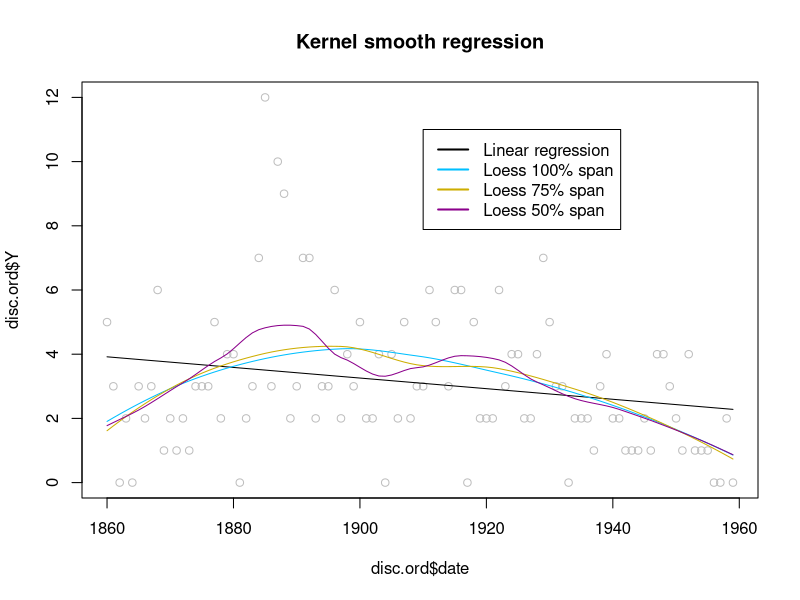
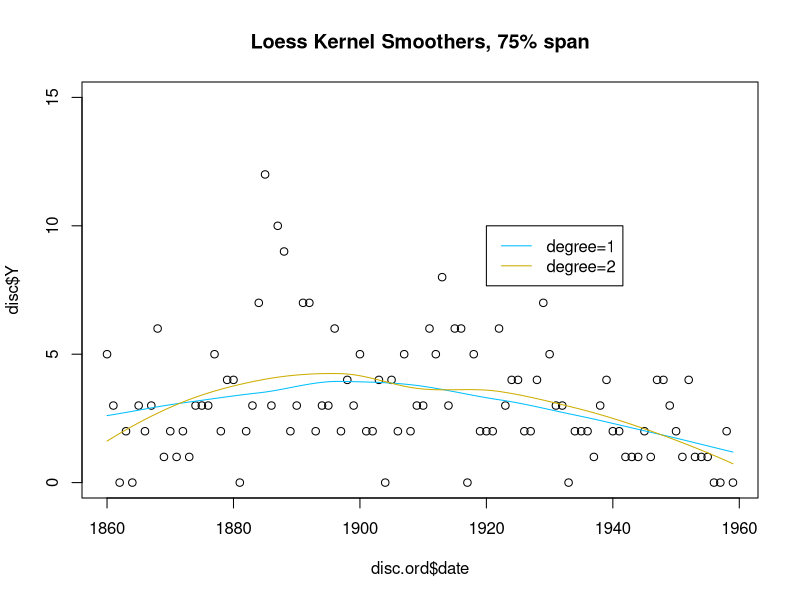
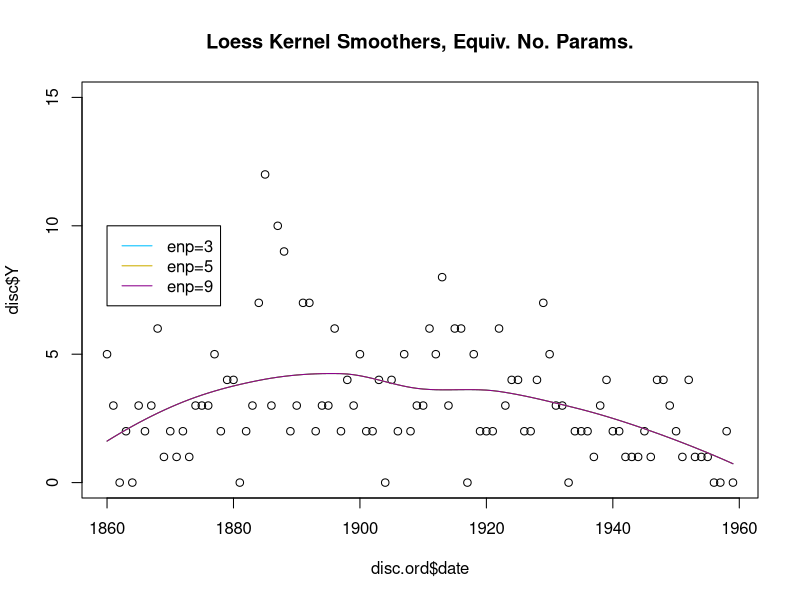
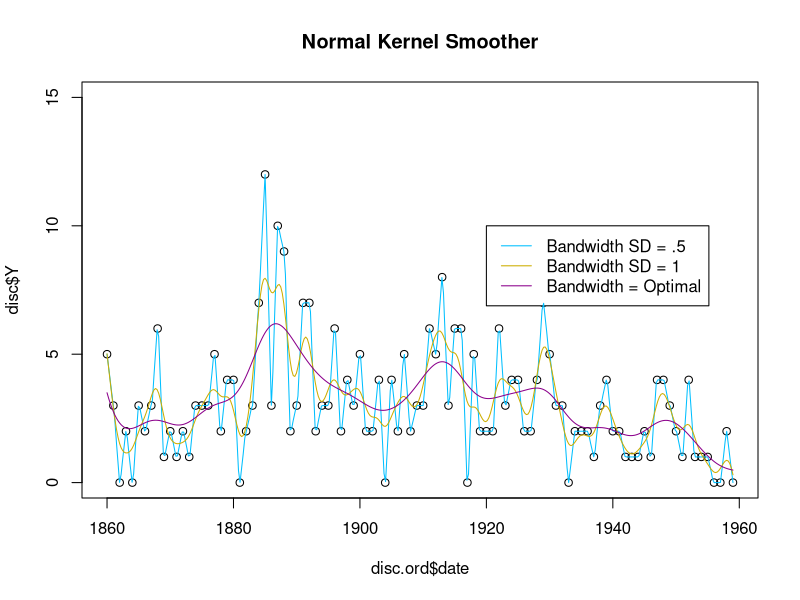

Write the R code that produced these figures, in order.
library(datasets)
library(reshape2)
disc <- data.frame(Y=as.matrix(discoveries), date=time(discoveries))
disc.ord <- disc[order(disc$date),]
x11(h=7,w=6)
plot(x=disc.ord$date,y=disc.ord$Y, main="Kernel smooth regression", col="gray")

legend(x=1910, y=11, legend=c("Linear regression", "Loess 100% span", 
                              "Loess 75% span", "Loess 50% span"), lty="solid", col=colors()[c(24,121,145,84)], lwd=2)



# Add linear reg to plot
linreg <- lm(data=disc.ord, Y ~ date)
summary(linreg)
lines(x=disc.ord$date, y=predict(linreg, newdata=disc.ord), col=colors()[24])

# Now use Kernel Smoothers.  Start with LOESS.
#  Uses loess{stats}.  Default degree=2, span=.75, Tri-cube kernel
#Use all the data (span=proportion of data used in window)
lo.100 <- loess(data=disc.ord, Y ~ date, span=1)
summary(lo.100)
lines(x=disc.ord$date, y=predict(lo.100, newdata=disc.ord), col=colors()[121])
# 75% span = default  DF spline
lo.75 <- loess(data=disc.ord, Y ~ date)
summary(lo.75)
lines(x=disc.ord$date, y=predict(lo.75, newdata=disc.ord), col=colors()[145])
# 50% span = default  DF spline
lo.50 <- loess(data=disc.ord, Y ~ date, span=.50)
summary(lo.50)
lines(x=disc.ord$date, y=predict(lo.50, newdata=disc.ord), col=colors()[84])
#############################################################################
# Repeat with different polynomial degrees and the default 75% span.
# Plot data 
win.graph(h=7,w=6)
plot(x=disc.ord$date,y=disc$Y, main="Loess Kernel Smoothers, 75% span",
     xlim=c(1860,1959), ylim=c(0,15))
legend(x=1920, y=10, legend=c("degree=1", "degree=2"), 
       lty="solid", col=colors()[c(121,145)])

# Degree 1 local polynomial
lo.d1 <- loess(data=disc.ord, Y ~ date, degree=1)
summary(lo.d1)
lines(x=disc.ord$date, y=predict(lo.d1, newdata=disc.ord), col=colors()[121])

# Degree 2 local polynomial
lo.d2 <- loess(data=disc.ord, Y ~ date, degree=2)
summary(lo.d2)
lines(x=disc.ord$date, y=predict(lo.d2, newdata=disc.ord), col=colors()[145])

#############################################################################
# Alternative specification of equivalent number of parameters
# Plot data 
win.graph(h=7,w=6)
plot(x=disc.ord$date,y=disc$Y,
main="Loess Kernel Smoothers, Equiv. No. Params.",
     xlim=c(1860,1959), ylim=c(0,15))
legend(x=1860, y=10, legend=c("enp=3", "enp=5", "enp=9"), 
       lty="solid", col=colors()[c(121,145,84)])

# Equivalent number of parameters=3
lo.enp3 <- loess(data=disc.ord, Y ~ date, enp.target=3)
summary(lo.enp3)
lines(x=disc.ord$date, y=predict(lo.d2, newdata=disc.ord), col=colors()[121])

# Equivalent number of parameters=5
lo.enp5 <- loess(data=disc.ord, Y ~ date, enp.target=5)
summary(lo.enp5)
lines(x=disc.ord$date, y=predict(lo.d2, newdata=disc.ord), col=colors()[145])

# Equivalent number of parameters=9
lo.enp9 <- loess(data=disc.ord, Y ~ date, enp.target=9)
summary(lo.enp9)
lines(x=disc.ord$date, y=predict(lo.d2, newdata=disc.ord), col=colors()[84])


#############################################################################
# Repeat using Normal kernel via locpoly{KernSmooth}
#############################################################################
win.graph(h=7,w=6)
plot(x=disc.ord$date,y=disc$Y,  main="Normal Kernel Smoother",
     lim=c(1860,1959), ylim=c(0,15))
legend(x=1920, y=10, legend=c("Bandwidth SD = .5", 
                           "Bandwidth SD = 1", "Bandwidth = Optimal"), 
       lty="solid", col=colors()[c(121,145,84)])

library(KernSmooth)
# bandwidth=variance of kernel.
#
lp.1.5 <- locpoly(x = disc.ord$date, y = disc.ord$Y,  bandwidth=.25, degree=1)
lines(lp.1.5, col=colors()[121])

lp.1.1 <- locpoly(x = disc.ord$date, y = disc.ord$Y , bandwidth=1, degree=1)
lines(lp.1.1, col=colors()[145])

# "Optimal" selection of bandwith 
lambda = dpill(x=disc.ord$date, y=disc.ord$Y)
lambda
lp.1.opt <- locpoly(x=disc.ord$date, y=disc.ord$Y, kernel = "normal", bandwidth=lambda, degree=1)
lines(lp.1.opt, col=colors()[84])
